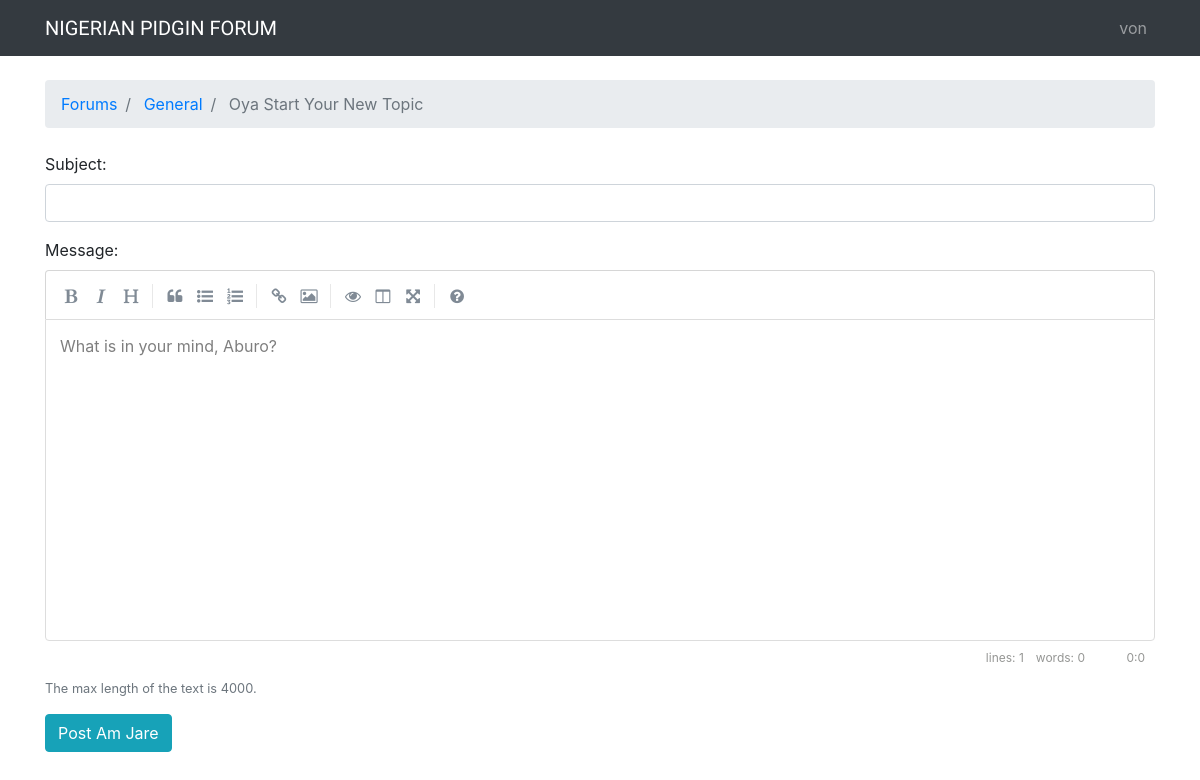
Before: /boards/1/new/ (signed in) with the older database file.
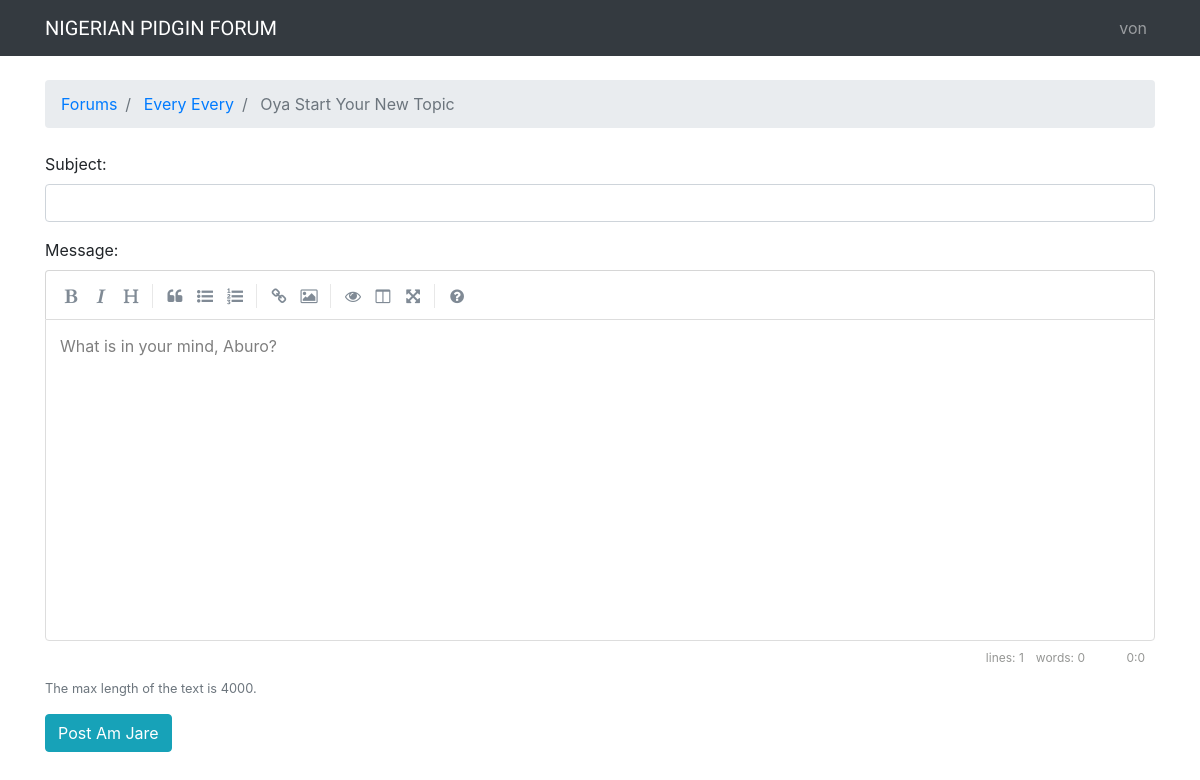
After: the same page with the newer database file.
### boards/models.py (models this page shows, shortened)
class Board(models.Model):
	name = models.CharField(max_length=40, unique=True)
	description = models.CharField(max_length=150)

### boards/views.py (the view)
# urls.py: path('boards/<int:pk>/new/', new_topic, name='new_topic'),
@login_required
def new_topic(request, pk):
	board = get_object_or_404(Board, pk=pk)
	if request.method == 'POST':
		form = NewTopicForm(request.POST)
		if form.is_valid():
			topic = form.save(commit=False)
			topic.board = board
			topic.starter = request.user
			topic.save()
			post = Post.objects.create(message=form.cleaned_data.get('message'),
				topic=topic, created_by=request.user)
			return redirect ('topic_posts', pk=pk, topic_pk=topic.pk)
	else:
		form = NewTopicForm()
	return render (request, 'new_topic.html', {'board': board, 'form': form})

### boards/forms.py
class NewTopicForm(forms.ModelForm):
	message = forms.CharField(
		widget=forms.Textarea(
			attrs={'rows': 5, 'placeholder': 'What is in your mind, Aburo?'}),
		max_length=4000, help_text = 'The max length of the text is 4000.')
	class Meta:
		model = Topic
		fields = ['subject', 'message']

### boards/templatetags/form_tags.py (called while the page is built)
@register.filter
def input_class(bound_field):
	css_class = ''
	if bound_field.form.is_bound:
		if bound_field.errors:
			css_class = 'is-invalid'
		elif field_type(bound_field) != 'PasswordInput':
			css_class = 'is-valid'
	return 'form-control {}'.format(css_class)

### templates/new_topic.html (shortened to what this page needs)
{% extends 'base.html' %}
{% load static %}
{% block stylesheet %}
    <link rel="stylesheet" href="{% static 'boards/css/simplemde.min.css' %}">
{% endblock %}
{% block breadcrumb %}
<li class="breadcrumb-item"> <a href="{% url 'home' %}"> Forums </a> </li>
<li class="breadcrumb-item"> <a href="{% url 'board_topics' board.pk %}"> {{board.name}} </a> </li>
<li class="breadcrumb-item active"> Oya Start Your New Topic </li>
{% endblock %}
{% block content %}
    <form method="post" novalidate>
        {% include 'includes/form.html' %}
    	<button type="submit" class="btn btn-info"> Post Am Jare </button>
    </form>
{% endblock %}

Changed rows visible on the page:
changed Board: name "General" → "Every Every"
